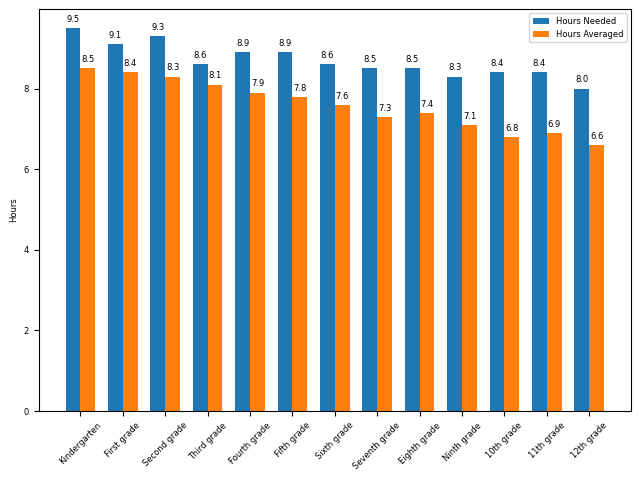

The Python source for this figure:
import matplotlib
import matplotlib.pyplot as plt
import numpy as np

grades = ['Kindergarten','First grade','Second grade','Third grade','Fourth grade','Fifth grade','Sixth grade','Seventh grade','Eighth grade','Ninth grade','10th grade','11th grade','12th grade']
hours_needed = [9.5, 9.1, 9.3, 8.6, 8.9, 8.9, 8.6, 8.5, 8.5, 8.3, 8.4, 8.4, 8.0]
hours_averaged =[8.5, 8.4, 8.3, 8.1, 7.9, 7.8, 7.6, 7.3, 7.4, 7.1, 6.8, 6.9, 6.6]

x = np.arange(len(grades))  # the label locations
width = 0.35  # the width of the bars

matplotlib.rcParams.update({'font.size': 6})

fig, ax = plt.subplots()
bar1 = ax.bar(x - width/2, hours_needed, width, label='Hours Needed')
bar2 = ax.bar(x + width/2, hours_averaged, width, label='Hours Averaged')

ax.set_ylabel('Hours')
ax.set_xticks(x)
plt.xticks(rotation=45)
ax.set_xticklabels(grades)
ax.legend()

def autolabel(rects):
    """Attach a text label above each bar, displaying its height."""
    for rect in rects:
        height = rect.get_height()
        ax.annotate('{}'.format(height),
                    xy=(rect.get_x() + rect.get_width() / 2, height),
                    xytext=(0, 3),  # 3 points vertical offset
                    textcoords="offset points",
                    ha='center', va='bottom')

autolabel(bar1)
autolabel(bar2)

fig.tight_layout()

plt.show()
